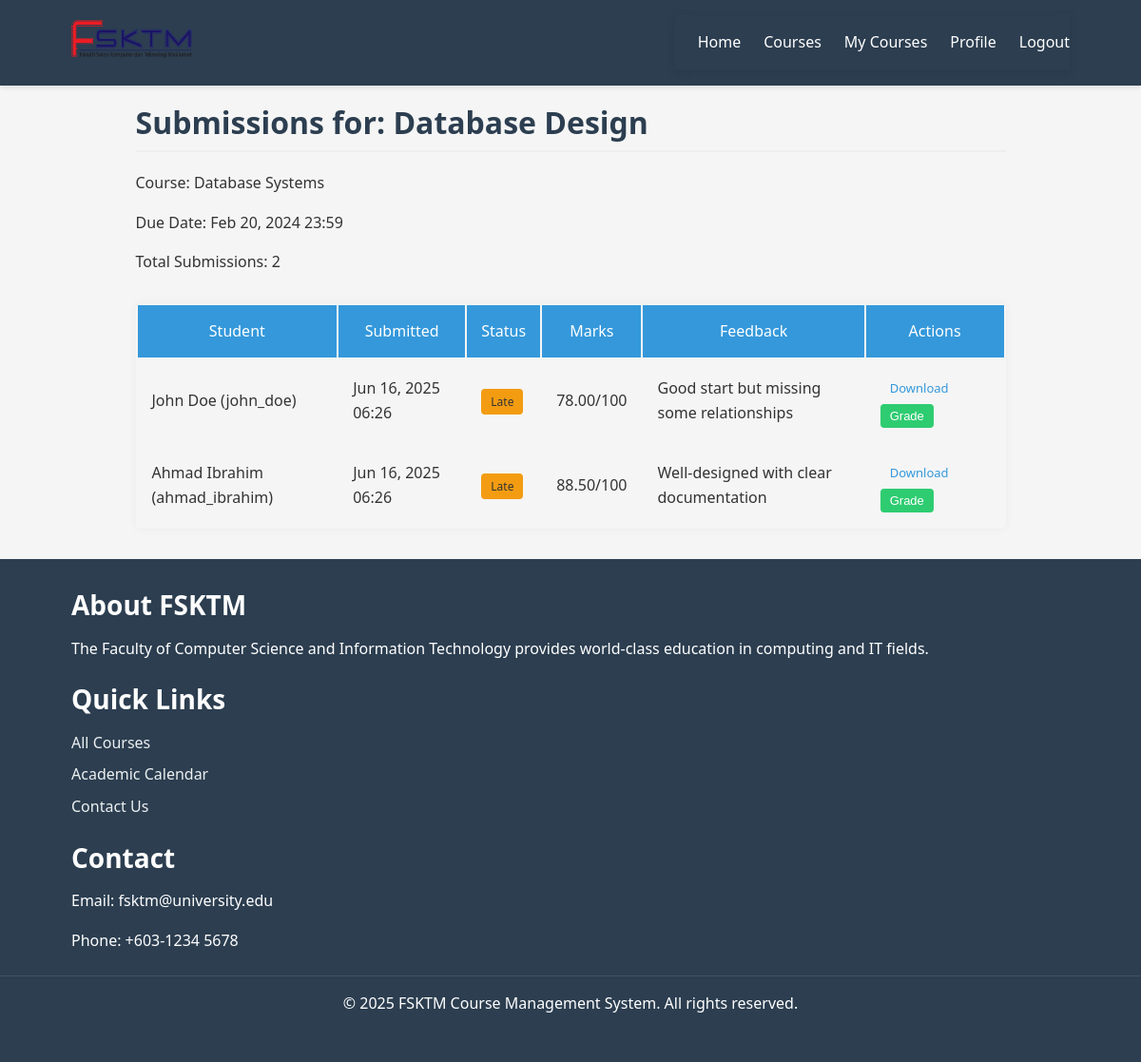
The page /pages/assignment-view.php?id=3 (signed in) on the database its author committed.
### tables this page shows
CREATE TABLE `assignments` (
  `assignment_id` int(11) NOT NULL,
  `course_id` int(11) NOT NULL,
  `title` varchar(200) NOT NULL,
  `description` text DEFAULT NULL,
  `due_date` datetime NOT NULL,
  `max_marks` int(11) DEFAULT 100,
  `created_at` timestamp NOT NULL DEFAULT current_timestamp(),
  `updated_at` timestamp NOT NULL DEFAULT current_timestamp() ON UPDATE current_timestamp()
);

CREATE TABLE `courses` (
  `course_id` int(11) NOT NULL,
  `course_code` varchar(10) NOT NULL,
  `course_name` varchar(100) NOT NULL,
  `description` text DEFAULT NULL,
  `credits` int(11) NOT NULL DEFAULT 3,
  `semester` enum('1','2','3') NOT NULL,
  `academic_year` varchar(9) NOT NULL,
  `max_students` int(11) DEFAULT 40,
  `current_enrolled` int(11) DEFAULT 0,
  `instructor_id` int(11) DEFAULT NULL,
  `schedule_day` varchar(20) DEFAULT NULL,
  `schedule_time` varchar(50) DEFAULT NULL,
  `classroom` varchar(20) DEFAULT NULL,
  `course_image` varchar(255) DEFAULT 'default-course.jpg',
  `prerequisites` text DEFAULT NULL,
  `category_id` int(11) DEFAULT NULL,
  `is_active` tinyint(1) DEFAULT 1,
  `created_at` timestamp NOT NULL DEFAULT current_timestamp(),
  `updated_at` timestamp NOT NULL DEFAULT current_timestamp() ON UPDATE current_timestamp()
);

CREATE TABLE `submissions` (
  `submission_id` int(11) NOT NULL,
  `assignment_id` int(11) NOT NULL,
  `user_id` int(11) NOT NULL,
  `submission_date` timestamp NOT NULL DEFAULT current_timestamp(),
  `file_path` varchar(255) NOT NULL,
  `marks` decimal(5,2) DEFAULT NULL,
  `feedback` text DEFAULT NULL,
  `status` enum('submitted','late','graded') DEFAULT 'submitted'
);

CREATE TABLE `users` (
  `user_id` int(11) NOT NULL,
  `username` varchar(50) NOT NULL,
  `email` varchar(100) NOT NULL,
  `password` varchar(255) NOT NULL,
  `first_name` varchar(50) NOT NULL,
  `last_name` varchar(50) NOT NULL,
  `user_type` enum('student','lecturer','admin') DEFAULT 'student',
  `profile_picture` varchar(255) DEFAULT 'default-avatar.png',
  `phone` varchar(20) DEFAULT NULL,
  `date_of_birth` date DEFAULT NULL,
  `student_id` varchar(20) DEFAULT NULL,
  `staff_id` varchar(20) DEFAULT NULL,
  `address` text DEFAULT NULL,
  `department` varchar(100) DEFAULT NULL,
  `created_at` timestamp NOT NULL DEFAULT current_timestamp(),
  `updated_at` timestamp NOT NULL DEFAULT current_timestamp() ON UPDATE current_timestamp(),
  `is_active` tinyint(1) DEFAULT 1,
  `last_login` timestamp NULL DEFAULT NULL
);

### pages/assignment-view.php (the view, shortened to what this page needs)
<?php
require_once '../includes/header.php';
require_once '../includes/header.php';
$assignment_id = (int)$_GET['id'];
$db = new Database();
$conn = $db->getConnection();
$stmt = $conn->prepare("
    SELECT a.*, c.course_name, c.instructor_id
    FROM assignments a
    JOIN courses c ON a.course_id = c.course_id
    WHERE a.assignment_id = ?
");
$stmt->bind_param("i", $assignment_id);
$stmt->execute();
$assignment = $stmt->get_result()->fetch_assoc();
$stmt = $conn->prepare("
    SELECT s.*, u.username, CONCAT(u.first_name, ' ', u.last_name) AS full_name
    FROM submissions s
    JOIN users u ON s.user_id = u.user_id
    WHERE s.assignment_id = ?
    ORDER BY s.submission_date ASC
");
$stmt->bind_param("i", $assignment_id);
$stmt->execute();
$submissions = $stmt->get_result()->fetch_all(MYSQLI_ASSOC);
?>
<div class="container">
    <h2>Submissions for: <?= $assignment['title'] ?></h2>
    <p>Course: <?= $assignment['course_name'] ?></p>
    <p>Due Date: <?= date('M j, Y H:i', strtotime($assignment['due_date'])) ?></p>
    <p>Total Submissions: <?= count($submissions) ?></p>
    <div class="table-responsive">
        <table class="table table-striped">
            <thead>
                <tr>
                    <th>Student</th>
                    <th>Submitted</th>
                    <th>Status</th>
                    <th>Marks</th>
                    <th>Feedback</th>
                    <th>Actions</th>
                </tr>
            </thead>
            <tbody>
                <?php foreach ($submissions as $submission): ?>
                    <tr>
                        <td><?= $submission['full_name'] ?> (<?= $submission['username'] ?>)</td>
                        <td><?= date('M j, Y H:i', strtotime($submission['submission_date'])) ?></td>
                        <td>
                            <?php
                            $status = $submission['status'];
                            if (strtotime($submission['submission_date']) > strtotime($assignment['due_date'])) {
                                $status = 'late';
                            }
                            $badge_class = $status == 'graded' ? 'badge-success' :
                                         ($status == 'late' ? 'badge-warning' : 'badge-primary');
                            ?>
                            <span class="badge <?= $badge_class ?>"><?= ucfirst($status) ?></span>
                        </td>
                        <td>
                            <?php if ($submission['marks'] !== null): ?>
                                <?= $submission['marks'] ?>/<?= $assignment['max_marks'] ?>
                            <?php else: ?>
                                -
                            <?php endif; ?>
                        </td>
                        <td><?= $submission['feedback'] ?: 'No feedback' ?></td>
                        <td>
                            <a href="../<?= UPLOAD_SUBMISSION_PATH . $submission['file_path'] ?>"
                               class="btn btn-sm btn-info" download>Download</a>
                            <button class="btn btn-sm btn-primary grade-btn"
                                    data-id="<?= $submission['submission_id'] ?>"
                                    data-marks="<?= $submission['marks'] ?>"
                                    data-feedback="<?= htmlspecialchars($submission['feedback'] ?? '') ?>">
                                Grade
                            </button>
                        </td>
                    </tr>
                <?php endforeach; ?>
            </tbody>
        </table>
    </div>
</div>
<?php require_once '../includes/footer.php'; ?>

### assets/css/style.css (style rules this page uses)
:root { --primary-color: #3498db; --secondary-color: #2ecc71; --danger-color: #e74c3c; --warning-color: #f39c12; --dark-color: #2c3e50; --light-color: #ecf0f1; --gray-color: #95a5a6; --white-color: #ffffff; --black-color: #000000; }
* { margin: 0; padding: 0; box-sizing: border-box; }
body { font-family: 'Segoe UI', Tahoma, Geneva, Verdana, sans-serif; line-height: 1.6; color: #333; background-color: #f5f5f5; }
a { text-decoration: none; color: var(--primary-color); }
.container { width: 90%; max-width: 1200px; margin: 0 auto; padding: 0 15px; }
h1, h2, h3, h4, h5, h6 { margin-bottom: 1rem; font-weight: 600; line-height: 1.2; }
h2 { font-size: 2rem; }
p { margin-bottom: 1rem; }
.btn { display: inline-block; padding: 0.5rem 1rem; border-radius: 4px; font-weight: 500; text-align: center; cursor: pointer; transition: all 0.3s ease; border: none; }
.btn-primary { background-color: var(--primary-color); color: var(--white-color); }

### pages/assignment-view.php (style rules this page uses)
h2 { color: #2c3e50; margin-top: 20px; margin-bottom: 20px; padding-bottom: 10px; border-bottom: 2px solid #eee; }
.table-responsive { margin-top: 30px; box-shadow: 0 0 10px rgba(0, 0, 0, 0.05); border-radius: 5px; overflow: hidden; }
.table { margin-bottom: 0; }
.table th { background-color: #3498db; color: white; font-weight: 500; }
.table td, .table th { vertical-align: middle; padding: 15px; }
.badge { padding: 5px 10px; font-size: 12px; font-weight: 500; border-radius: 4px; }
.badge-warning { background-color: #f39c12; }
.btn-sm { padding: 5px 10px; font-size: 13px; margin-right: 5px; }
.grade-btn { background-color: #2ecc71; border-color: #2ecc71; }

### rows shown on the page
assignments: title "Database Design", course.course_name "Database Systems", due_date "Feb 20, 2024 23:59"
submissions: full_name "John Doe", user.username "john_doe", submission_date "Jun 16, 2025 06:26", submission_date.due_date "Late", marks "78.00", assignment.max_marks "100", feedback "Good start but missing some relationships"
submissions: full_name "Ahmad Ibrahim", user.username "ahmad_ibrahim", submission_date "Jun 16, 2025 06:26", submission_date.due_date "Late", marks "88.50", assignment.max_marks "100", feedback "Well-designed with clear documentation"

### other values the page prints
count($submissions) "2"
